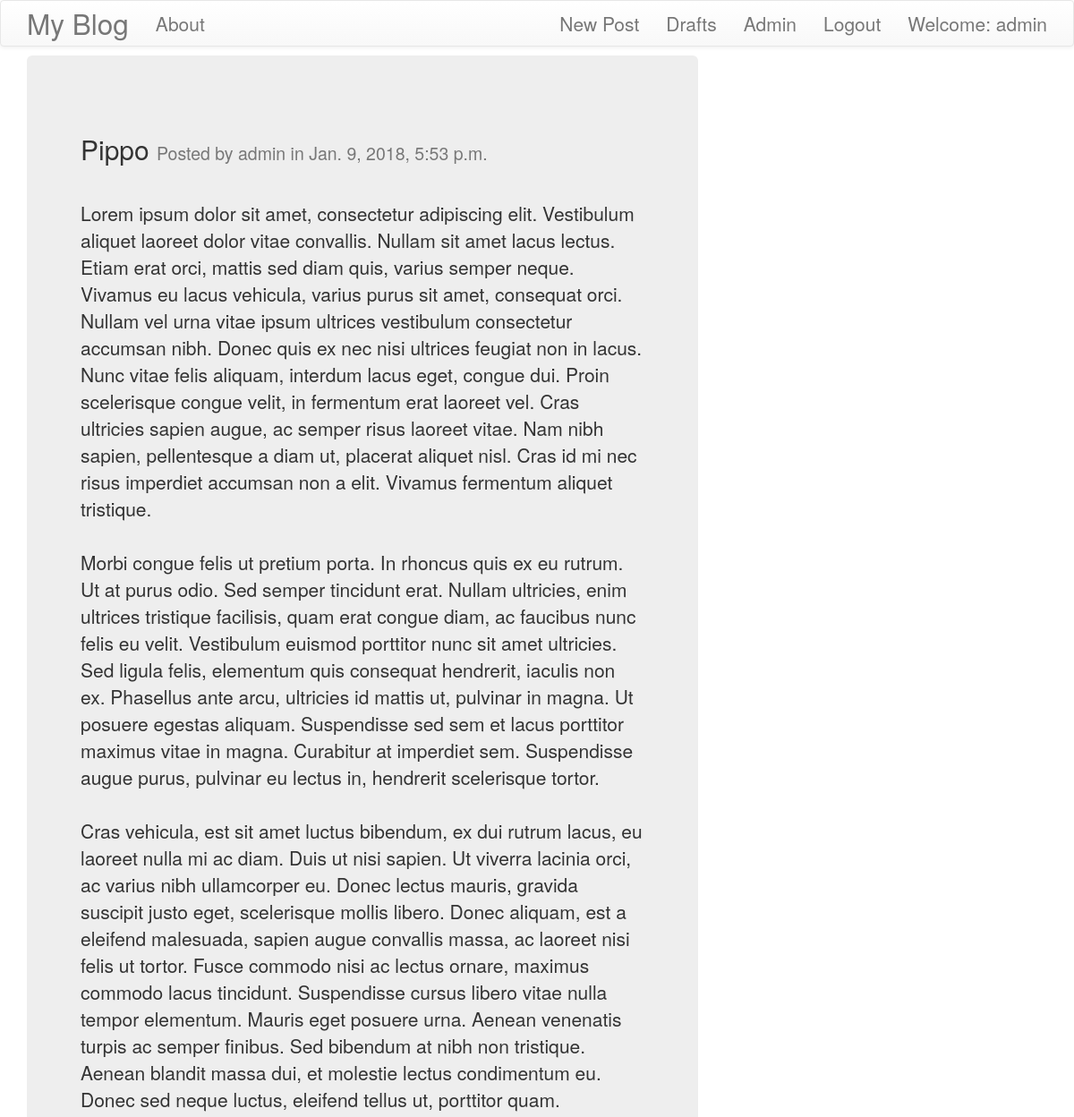
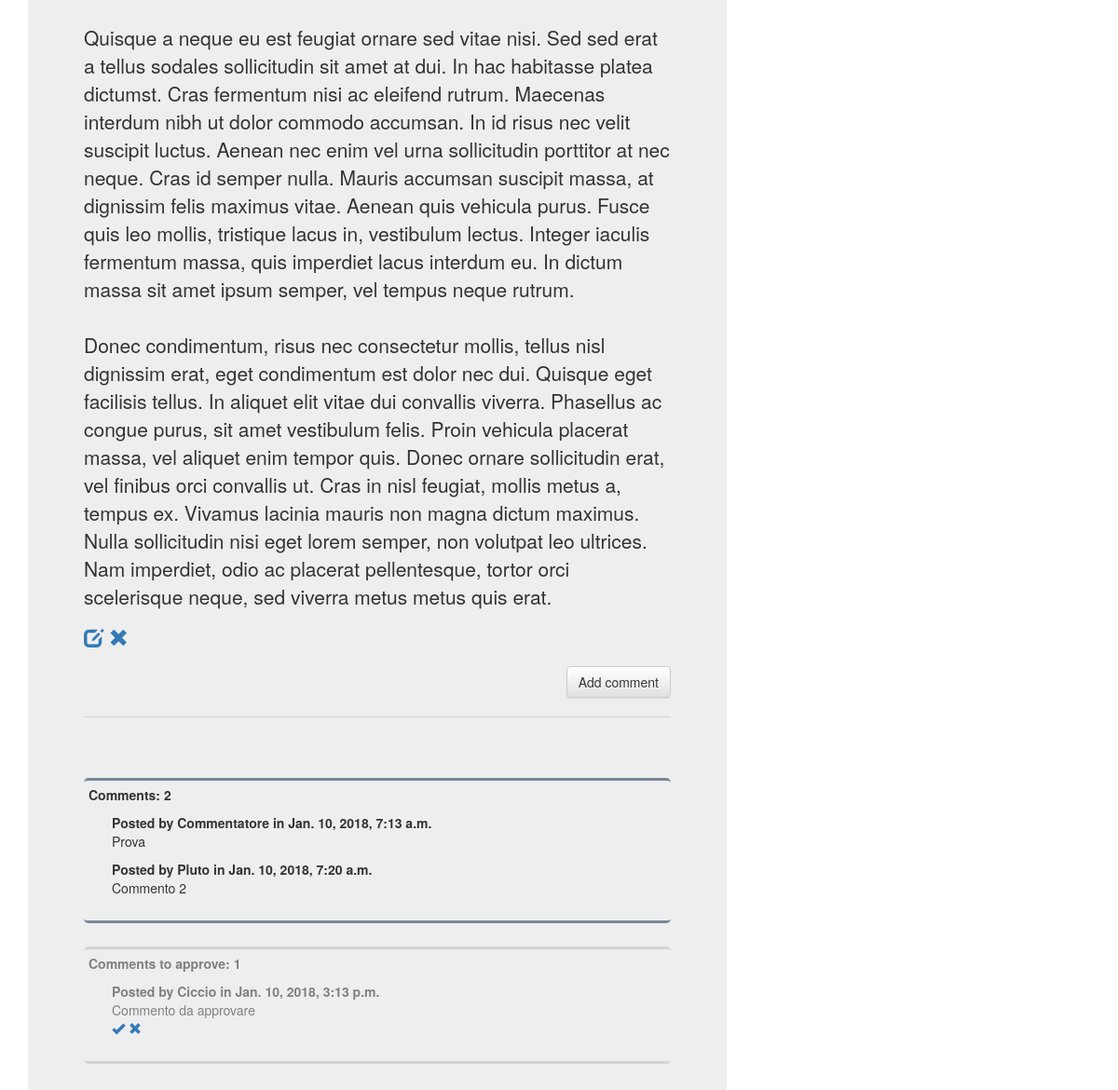
Screenshot of /post/4 (signed in) with the database file from the repository (2 pictures, top to bottom).
### blog/models.py (models this page shows, shortened)
class Post(models.Model):
    author = models.ForeignKey('auth.User')
    title = models.CharField(max_length=200)
    text = models.TextField()
    create_date = models.DateTimeField(default=timezone.now())
    publish_date = models.DateTimeField(blank=True, null=True)
    def approve_comments(self):
        return self.comments.filter(approved_comment=True)
    def not_approved_comments(self):
        return self.comments.filter(approved_comment=False)

class Comment(models.Model):
    post = models.ForeignKey('blog.Post', related_name='comments')
    author = models.CharField(max_length=200)
    text = models.TextField()
    create_date = models.DateTimeField(default=timezone.now())
    approved_comment = models.BooleanField(default=False)

### blog/views.py (the view)
# urls.py: url(r'^post/(?P<pk>\d+)$', views.PostDetailView.as_view(), name='post_detail'),
class PostDetailView(DetailView):
    model = Post

### blog/templates/blog/post_detail.html (shortened to what this page needs)
{% extends "blog/base.html" %}
{% block content %}
     <div class="jumbotron">
         <div class="page-header">
          <h2>{{ post.title|safe|linebreaksbr }}
              <small>Posted by {{ post.author }} in {{ post.publish_date }}</small>
          </h2>
        </div>
        <p>{{ post.text|safe|linebreaksbr }}</p>
         {% if user.is_authenticated %}
         <p>
             <a href="{% url 'blog:post_edit' pk=post.pk %}">
                 <span class="glyphicon glyphicon-edit" title="Edit post"></span>
             </a>
             <a href="{% url 'blog:post_remove' pk=post.pk %}">
                 <span class="glyphicon glyphicon-remove" title="Delete post"></span>
             </a>
             {% if post.publish_date == null %}
                 <a href="{% url 'blog:post_publish' pk=post.pk %}">
                     <span class="glyphicon glyphicon-ok" title="Publish post"></span>
                 </a>
             {% else %}
                <div align="right">
                    <a class="btn btn-default" href="{% url 'blog:add_comment_to_post' pk=post.pk %}">
                     Add comment
                    </a>
                </div>
             {% endif %}
         </p>
         {% endif %}
         <hr>
         {% if post.approve_comments.count > 0 %}
            <div class="approved-comments">
                 <b>Comments: {{ post.approve_comments.count }}</b>
                 <dl>
                     {% for comment in post.approve_comments.all %}
                     <div class="comment">
                        <dt>Posted by {{ comment.author }} in {{ comment.create_date }}</dt>
                        <dd>{{ comment.text|safe|linebreaksbr }}</dd>
                     </div>
                     {% endfor %}
                 </dl>
            </div>
         {% endif %}
         {% if user.is_authenticated %}
             {% if post.not_approved_comments.count > 0 %}
                <div class="not-approved-comments">
                     <b>Comments to approve: {{ post.not_approved_comments.count }}</b>
                    {% for comment in post.not_approved_comments.all %}
                     <dl>
                         {% for comment in post.not_approved_comments.all %}
                         <div class="comment">
                            <dt>Posted by {{ comment.author }} in {{ comment.create_date }}</dt>
                            <dd>{{ comment.text|safe|linebreaksbr }}</dd>
                            <a href="{% url 'blog:comment_approve' pk=comment.pk %}">
                                <span class="glyphicon glyphicon-ok" title="Approve comment"></span>
                            </a>
                            <a href="{% url 'blog:comment_remove' pk=comment.pk %}">
                                <span class="glyphicon glyphicon-remove" title="Delete comment"></span>
                            </a>
                         </div>
                         {% endfor %}
                     </dl>
                    {% endfor %}
                 </div>
             {% endif %}
        {% endif %}
     </div>
{% endblock %}

### blog/templates/blog/base.html (shortened to what this page needs)
<!DOCTYPE html>
{% load staticfiles %}
<html lang="en">
<head>
    <link rel="stylesheet" href="{% static 'bootstrap-3.3.7/css/bootstrap.css' %} " />
    <link rel="stylesheet" href="{% static 'bootstrap-3.3.7/css/bootstrap-theme.css' %} " />
    <link rel="stylesheet" href="{% static 'medium-editor-5.23.3/css/medium-editor.css' %} " />
    <link rel="stylesheet" href="{% static 'medium-editor-5.23.3/css/themes/default.css' %} " />
    <link rel="stylesheet" href="{% static 'css/blog.css' %} " />
</head>
<body>
    <nav class="navbar navbar-default techfont custom-navbar">
        <div class="container">
            <ul class="nav navbar-nav">
                <li><a class="navbar-brand big-brand" href="{% url 'blog:post_list' %}">My Blog</a></li>
                <li><a href="{% url 'blog:about' %}">About</a></li>
                <li><a href="#"></a></li>
            </ul>
            <ul class="nav navbar-nav navbar-right">
                {% if user.is_authenticated %}
                    <li><a class="navbar-link" href="{% url 'blog:post_new' %}">New Post</a></li>
                    <li><a class="navbar-link" href="{% url 'blog:post_draft_list' %}">Drafts</a></li>
                    <li><a class="navbar-link" href="{% url 'admin:index' %}">Admin</a></li>
                    <li><a class="navbar-link" href="{% url 'logout' %}">Logout</a></li>
                    <li><a>Welcome: {{ user.username }}</a></li>
                {% else %}
                    <li><a class="navbar-link" href="{% url 'login' %}">
                            <span class="glyphicon glyphicon-user"></span>
                        </a>
                    </li>
                {% endif %}
            </ul>
        </div>
    </nav>
    <div class="content container">
        <div class="row">
            <div class="col-md-8">
                <div class="blog-posts">
                    {% block content %}
                    {% endblock %}
                </div>
            </div>
        </div>
    </div>
</body>
</html>

### blog/static/css/blog.css (style rules this page uses)
.techfont { font-size: 1.5em; margin-bottom: 10px; }
.big-brand { font-size: 1.5em; }
.approved-comments { border-radius: 5px; margin-top: 25px; border-top: solid lightslategrey; border-bottom: solid lightslategrey; padding: 5px; }
.not-approved-comments { border-radius: 5px; margin-top: 25px; border-top: solid lightgrey; border-bottom: solid lightgrey; padding: 5px; color: grey; }
.comment { margin-top: 10px; }
dl { margin-left: 25px; }

### rows the page displays
Post: title "Pippo", author "admin", publish_date "Jan. 9, 2018, 5:53 p.m.", text "Lorem ipsum dolor sit amet, consectetur adipiscing elit. Vestibulum aliquet laoreet dolor vitae convallis. Nullam sit amet lacus lectus. Etiam erat orci, mattis sed diam quis, varius semper neque. Vivamus eu lacus vehicula, varius purus sit amet, consequat orci. Nullam vel urna vitae ipsum ultrices vestibulum consectetur accumsan nibh. Donec quis ex nec nisi ultrices feugiat non in lacus. Nunc vitae felis aliquam, interdum lacus eget, congue dui. Proin scelerisque congue velit, in fermentum erat laoreet vel. Cras ultricies sapien augue, ac semper risus laoreet vitae. Nam nibh sapien, pellentesque a diam ut, placerat aliquet nisl. Cras id mi nec risus imperdiet accumsan non a elit. Vivamus…", approve_comments.count "2", not_approved_comments.count "1"
Comment: author "Commentatore", create_date "Jan. 10, 2018, 7:13 a.m.", text "Prova"
Comment: author "Pluto", create_date "Jan. 10, 2018, 7:20 a.m.", text "Commento 2"
Comment: author "Ciccio", create_date "Jan. 10, 2018, 3:13 p.m.", text "Commento da approvare"

### other values shown
{{ user.username }} "admin"
